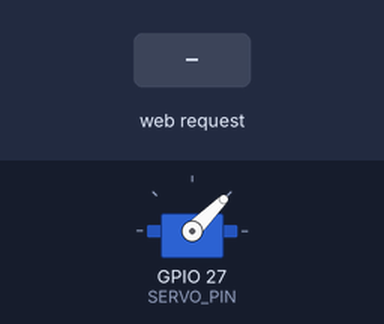
Simulated run of this sketch. Board: ESP32. On the bench: servo. Inputs (shaded band) come from the test bench. What the sketch prints to the serial monitor is not drawn.

Above: at 1.2 s.
1.3 s: HTTP request GET /move?deg=1 received
At 2.0 s:
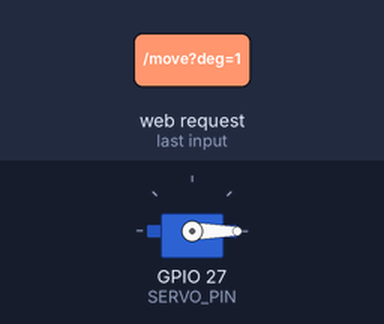
2.8 s: HTTP request GET /move?deg=120 received
At 3.2 s:
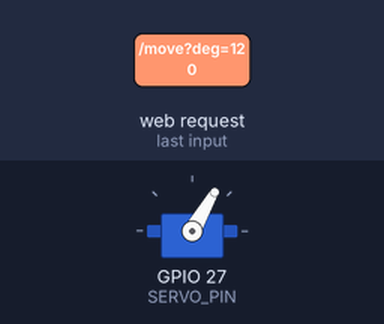
4.3 s: HTTP request GET /move?deg=0 received
At 5.5 s:
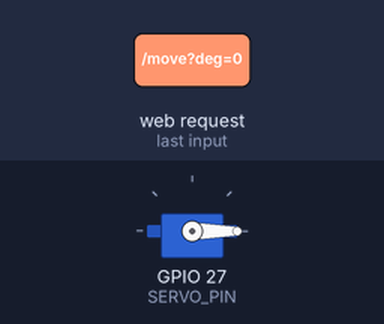
5.8 s: HTTP request GET /move?deg=120&min=120&max=120 received
At 6.7 s:
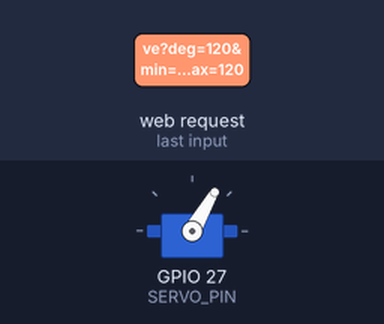
Timing chart, 0 to 8.3 s (numbered marks = the images above; inputs shaded):
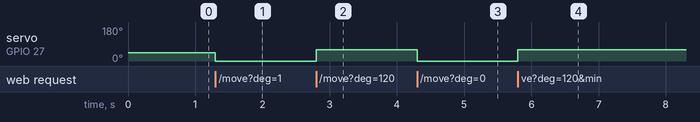

Measured:
- after the input at 1.3 s, servo on GPIO 27 (SERVO_PIN): 45° → 0° at once
- after the input at 2.8 s, servo on GPIO 27 (SERVO_PIN): 0° → 60° at once
- after the input at 4.3 s, servo on GPIO 27 (SERVO_PIN): 60° → 0° at once
- after the input at 5.8 s, servo on GPIO 27 (SERVO_PIN): 0° → 60° at once

The sketch:

servo-test.ino
```cpp
/*
 * LEGO Technic ESP32 — Servo range tester
 *
 * Standalone diagnostic sketch. Does not use or modify the main firmware.
 * Board: classic ESP32 Dev Module / ESP32-WROOM-32
 * Servo signal: GPIO27 (same signal pin as the main firmware).
 *
 * SAFETY:
 * - Power the servo from a suitable external supply, not the ESP32 3V3 pin.
 * - Connect servo GND and ESP32 GND together.
 * - Start with the mechanical linkage disconnected.
 * - Initial pulse range is deliberately conservative: 1000..2000 us.
 * - A requested "360°" is only a command mapping, NOT proof the servo can
 *   physically rotate 360°. Stop if it buzzes, strains, heats, or hits a stop.
 */

#include <Arduino.h>
#include <WiFi.h>
#include <WebServer.h>
#include <Update.h>
#include <ESP32Servo.h>

static constexpr uint8_t SERVO_PIN = 27;
static constexpr char AP_SSID[] = "Servo-Test";
static constexpr char AP_PASSWORD[] = "12345678";
static constexpr uint16_t DEFAULT_MIN_US = 1000;
static constexpr uint16_t DEFAULT_MAX_US = 2000;
static constexpr uint16_t HARD_MIN_US = 500;
static constexpr uint16_t HARD_MAX_US = 2500;

WebServer server(80);
Servo servo;

int commandDegrees = 90;
uint16_t minPulseUs = DEFAULT_MIN_US;
uint16_t maxPulseUs = DEFAULT_MAX_US;

int pulseForDegrees(int degrees) {
  degrees = constrain(degrees, 0, 360);
  return map(degrees, 0, 360, minPulseUs, maxPulseUs);
}

void moveServo(int degrees) {
  commandDegrees = constrain(degrees, 0, 360);
  servo.writeMicroseconds(pulseForDegrees(commandDegrees));
}

const char PAGE[] PROGMEM = R"HTML(
<!doctype html><html lang="ru"><head><meta charset="utf-8">
<meta name="viewport" content="width=device-width,initial-scale=1">
<title>Servo Test</title>
<style>
:root{color-scheme:dark;font-family:system-ui,sans-serif;background:#111827;color:#f3f4f6}
body{max-width:620px;margin:0 auto;padding:20px}
h1{font-size:1.6rem;margin-bottom:6px}.muted{color:#9ca3af;font-size:.92rem}
.panel{background:#1f2937;border:1px solid #374151;border-radius:14px;padding:16px;margin:14px 0}
.value{font-size:2.5rem;font-weight:750;text-align:center;margin:8px}
.grid{display:grid;grid-template-columns:repeat(4,1fr);gap:8px}
button{background:#374151;color:#fff;border:1px solid #4b5563;border-radius:10px;padding:12px 4px;font-size:1rem}
button:active{background:#2563eb}.wide{width:100%;margin-top:8px}
input{width:100%;accent-color:#60a5fa}label{display:block;margin:12px 0 4px}
.warning{color:#fbbf24}.small{font-size:.85rem}
</style></head><body>
<h1>Servo range tester</h1>
<div class="muted">ESP32 GPIO27 · локальная Wi-Fi-точка доступа</div>
<div class="panel"><div class="muted">Командное положение</div>
<div class="value"><span id="deg">90</span>°</div>
<div class="muted" style="text-align:center">Импульс: <b id="pulse">1250</b> µs</div>
<label for="angle">Угол команды: <span id="rangeVal">90°</span></label>
<input id="angle" type="range" min="0" max="360" step="1" value="90">
<div class="grid" style="margin-top:12px">
<button onclick="move(-5)">−5°</button><button onclick="move(5)">+5°</button>
<button onclick="move(-1)">−1°</button><button onclick="move(1)">+1°</button>
</div></div>
<div class="panel"><b>Пресеты</b><div class="grid" style="margin-top:12px">
<button onclick="setAngle(0)">0°</button><button onclick="setAngle(45)">45°</button>
<button onclick="setAngle(90)">90°</button><button onclick="setAngle(135)">135°</button>
<button onclick="setAngle(180)">180°</button><button onclick="setAngle(270)">270°</button>
<button onclick="setAngle(360)">360°</button><button onclick="setAngle(90)">Центр 90°</button>
</div></div>
<div class="panel"><b>Диапазон импульсов</b>
<p class="muted">Начните с 1000–2000 µs. Меняйте только небольшими шагами, если серва не упирается в механические ограничители.</p>
<label>Минимум: <span id="minVal">1000</span> µs</label>
<input id="minPulse" type="range" min="500" max="1400" step="10" value="1000">
<label>Максимум: <span id="maxVal">2000</span> µs</label>
<input id="maxPulse" type="range" min="1600" max="2500" step="10" value="2000">
<button class="wide" onclick="applyRange()">Применить диапазон импульсов</button>
</div>
<div class="panel"><b>Восстановление основной прошивки</b><p class="muted">После эксперимента можно вернуть основную прошивку через OTA, не подключая USB.</p><form method="POST" action="/update" enctype="multipart/form-data"><input type="file" name="firmware" accept=".bin" required><button class="wide" type="submit">Загрузить BIN и перезапустить</button></form></div><p class="warning small">Важно: надпись 360° задаёт командный диапазон, а не измеренный физический ход. Не удерживайте серву в упоре.</p>
<script>
const $=id=>document.getElementById(id);
let angle=90,minPulse=1000,maxPulse=2000;
function pulse(){return Math.round(minPulse+(maxPulse-minPulse)*angle/360)}
function render(){ $('deg').textContent=angle;$('rangeVal').textContent=angle+'°';$('angle').value=angle;$('pulse').textContent=pulse(); }
async function send(path){try{const r=await fetch(path);if(!r.ok)throw Error(r.status);const d=await r.json();angle=d.deg;minPulse=d.min;maxPulse=d.max;$('minPulse').value=minPulse;$('maxPulse').value=maxPulse;$('minVal').textContent=minPulse;$('maxVal').textContent=maxPulse;render();}catch(e){console.error(e)}}
function setAngle(v){angle=Math.max(0,Math.min(360,v));render();send('/move?deg='+angle)}
function move(delta){setAngle(angle+delta)}
function applyRange(){const lo=Number($('minPulse').value),hi=Number($('maxPulse').value);if(hi<=lo+100){alert('Разница между импульсами должна быть больше 100 µs');return}send('/range?min='+lo+'&max='+hi)}
$('angle').addEventListener('input',e=>{angle=Number(e.target.value);render()});
$('angle').addEventListener('change',()=>send('/move?deg='+angle));
$('minPulse').addEventListener('input',e=>$('minVal').textContent=e.target.value);
$('maxPulse').addEventListener('input',e=>$('maxVal').textContent=e.target.value);
send('/status');
</script></body></html>
)HTML";

void sendStatus() {
  String json = "{\"deg\":" + String(commandDegrees) +
                ",\"pulse\":" + String(pulseForDegrees(commandDegrees)) +
                ",\"min\":" + String(minPulseUs) +
                ",\"max\":" + String(maxPulseUs) + "}";
  server.send(200, "application/json", json);
}

void setup() {
  Serial.begin(115200);
  servo.setPeriodHertz(50);
  servo.attach(SERVO_PIN, minPulseUs, maxPulseUs);
  moveServo(commandDegrees);

  WiFi.mode(WIFI_AP);
  WiFi.softAP(AP_SSID, AP_PASSWORD);

  server.on("/", HTTP_GET, []() {
    server.send_P(200, "text/html; charset=utf-8", PAGE);
  });
  server.on("/status", HTTP_GET, sendStatus);
  server.on("/move", HTTP_GET, []() {
    if (!server.hasArg("deg")) {
      server.send(400, "application/json", "{\"error\":\"missing deg\"}");
      return;
    }
    moveServo(server.arg("deg").toInt());
    sendStatus();
  });
  server.on("/update", HTTP_POST, []() {
    server.sendHeader("Connection", "close");
    server.send(Update.hasError() ? 500 : 200, "text/plain", Update.hasError() ? "OTA update failed" : "OTA update complete; rebooting");
    delay(500);
    if (!Update.hasError()) ESP.restart();
  }, []() {
    HTTPUpload& upload = server.upload();
    if (upload.status == UPLOAD_FILE_START) {
      Serial.printf("OTA upload start: %s\n", upload.filename.c_str());
      if (!Update.begin(UPDATE_SIZE_UNKNOWN)) Update.printError(Serial);
    } else if (upload.status == UPLOAD_FILE_WRITE) {
      if (Update.write(upload.buf, upload.currentSize) != upload.currentSize) Update.printError(Serial);
    } else if (upload.status == UPLOAD_FILE_END) {
      if (Update.end(true)) Serial.printf("OTA upload complete: %u bytes\n", upload.totalSize);
      else Update.printError(Serial);
    } else if (upload.status == UPLOAD_FILE_ABORTED) {
      Update.abort();
    }
  });
  server.on("/range", HTTP_GET, []() {
    if (!server.hasArg("min") || !server.hasArg("max")) {
      server.send(400, "application/json", "{\"error\":\"missing pulse range\"}");
      return;
    }
    const int lo = constrain(server.arg("min").toInt(), HARD_MIN_US, 1400);
    const int hi = constrain(server.arg("max").toInt(), 1600, HARD_MAX_US);
    if (hi <= lo + 100) {
      server.send(400, "application/json", "{\"error\":\"invalid range\"}");
      return;
    }
    minPulseUs = lo;
    maxPulseUs = hi;
    servo.attach(SERVO_PIN, minPulseUs, maxPulseUs);
    moveServo(commandDegrees);
    sendStatus();
  });
  server.begin();

  Serial.println("Servo tester ready.");
  Serial.printf("Wi-Fi: %s / %s\n", AP_SSID, AP_PASSWORD);
  Serial.println("Open http://192.168.4.1/");
  Serial.printf("Servo signal GPIO%u, initial command %d degrees (%d us).\n",
                SERVO_PIN, commandDegrees, pulseForDegrees(commandDegrees));
}

void loop() {
  server.handleClient();
}
```
